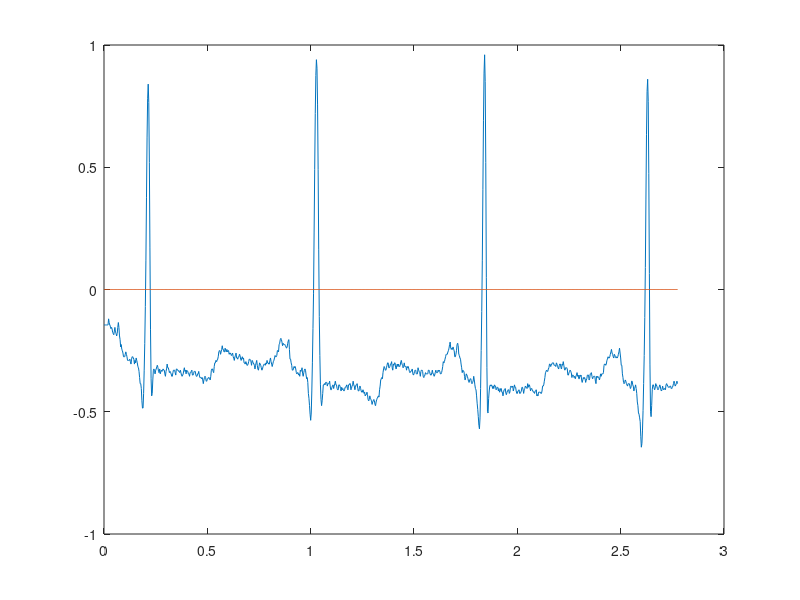

Write MATLAB code to recreate this figure.
load ('100m.mat')          % the signal will be loaded to "val" matrix
val = (val - 1024)/200;     % you have to remove "base" and "gain"
ECG = val(1,1:1000);        % select the lead (Lead I)
Fs = 360;                   % sampling frequecy
t = (0:length(ECG)-1)/Fs;   % creatin the time array
plot(t,ECG)                 % plotting the signal
dECG = zeros(size(ECG));    % starting an array to store ECG's derivative
halfF = Fs/2;               % this will be used to calculate dECG
disp(halfF);
for i = 2:(size(ECG)-1)
    dECG(i) = (halfF) * (ECG(i-1) - ECG(i+1));
end
plot(t, ECG, t, dECG);
    